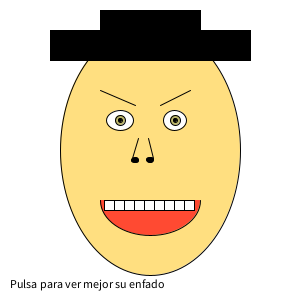
Frame 1 (no input)
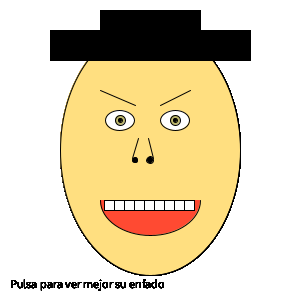
Frame 60 (the mouse pressed at the canvas centre just before this capture)
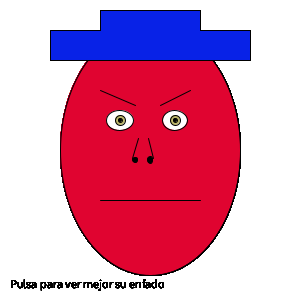
Frame 120 (the mouse held since frame 60 and released just before this capture)

The Processing sketch that drew these frames (run headless with seeded random() and noise(); from frame 60 on, the mouse is pressed at the canvas centre):

// Processing sketch: processing_119680
// ── processing_119680.pde

//David Escudero Moyano
int colorsombrero= color (0,0,0);
int colorcara= color (255,223,128);
int alturaboca= 70;
boolean llansador= false;
int alturadientes=10;

void setup(){
  size(300,300);
  background(255,255,255);
}
void draw(){
  fill(colorcara); //Color del circulo de la cara
  ellipse(150,150,180,250); //Circulo que forma la cara
    fill(colorsombrero);//color sombrero
  beginShape();//sombrero
  if(llansador== true){
    colorsombrero=color (random(0,255), random(0,255), random(0,255));
  }else{
    colorsombrero=color (0,0,0);
  }
  vertex(50,30);
  vertex(50,60);
  vertex(250,60);
  vertex(250,30);
  vertex(200,30);
  vertex(200,10);
  vertex(100,10);
  vertex(100,30);
  vertex(50,30);
  endShape();
    fill(255,255,255); //Color de circulos de ojos
  ellipse(120,120,random(20,30), random(20,10)); //Ojo Izquierdo
  line(100,90,135,105); //ceja izquierda
  ellipse(175,120,random(20,30), random(20,10)); //Ojo Derecho
  line(160,105,190,90); //ceja derecha
    fill (#BDB76B); //color de la pupila
  ellipse(120,120,10,10); //pupila izquierda
  ellipse(175,120,10,10); //pupila derecha
    fill (0,0,0);//color punto negro
    line(138,138,132,158);
    line(148,138,153,158);
  ellipse(120,120,4,4);//punto izquierdo
  ellipse(175,120,4,4);//punto derecho
  //nariz
  ellipse(135,160,random(5,8), random(5,8));
  ellipse(150,160,random(5,8), random(5,8));
  //Boca
  fill(255,74,50);
  arc(150, 200, 100, alturaboca, 0, PI, OPEN);
  if(llansador==true){
    alturaboca=0;
  }else{
    alturaboca=70;
  }
  //dientes
  fill(255,255,255);
  rect(104,200,10,alturadientes);
  rect(114,200,10,alturadientes);
  rect(124,200,10,alturadientes);
  rect(134,200,10,alturadientes);
  rect(144,200,10,alturadientes);
  rect(154,200,10,alturadientes);
  rect(164,200,10,alturadientes);
  rect(174,200,10,alturadientes);
  rect(184,200,10,alturadientes);
  if(alturaboca==0){
    alturadientes=0;}
    else{
    alturadientes=10;}
    fill (0,0,0);
    text ("Pulsa para ver mejor su enfado",10,288);
println(mouseX+", "+mouseY);
}
void mousePressed(){
  colorcara=color (224,4,48);
  llansador= true;
  
}
void mouseReleased(){
  colorsombrero=color (0,0,0);
  colorcara= color (255,223,128);
  llansador=false;
}
